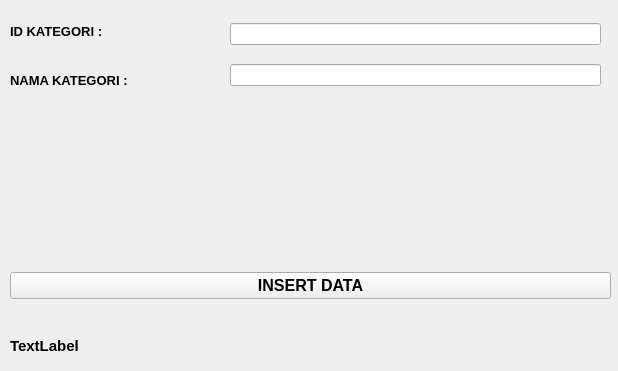
<?xml version="1.0" encoding="UTF-8"?>
<ui version="4.0">
 <class>kategori</class>
 <widget class="QWidget" name="kategori">
  <property name="geometry">
   <rect>
    <x>0</x>
    <y>0</y>
    <width>618</width>
    <height>371</height>
   </rect>
  </property>
  <property name="windowTitle">
   <string>Form</string>
  </property>
  <widget class="QWidget" name="horizontalLayoutWidget">
   <property name="geometry">
    <rect>
     <x>10</x>
     <y>250</y>
     <width>601</width>
     <height>71</height>
    </rect>
   </property>
   <layout class="QHBoxLayout" name="horizontalLayout">
    <item>
     <widget class="QPushButton" name="pushButtonInsert">
      <property name="font">
       <font>
        <pointsize>12</pointsize>
        <weight>75</weight>
        <bold>true</bold>
       </font>
      </property>
      <property name="text">
       <string>INSERT DATA</string>
      </property>
     </widget>
    </item>
   </layout>
  </widget>
  <widget class="QLabel" name="labelResult">
   <property name="geometry">
    <rect>
     <x>10</x>
     <y>330</y>
     <width>601</width>
     <height>31</height>
    </rect>
   </property>
   <property name="font">
    <font>
     <pointsize>11</pointsize>
     <weight>75</weight>
     <bold>true</bold>
    </font>
   </property>
   <property name="text">
    <string>TextLabel</string>
   </property>
  </widget>
  <widget class="QWidget" name="">
   <property name="geometry">
    <rect>
     <x>10</x>
     <y>10</y>
     <width>201</width>
     <height>91</height>
    </rect>
   </property>
   <layout class="QVBoxLayout" name="verticalLayout">
    <item>
     <widget class="QLabel" name="labelId">
      <property name="font">
       <font>
        <pointsize>10</pointsize>
        <weight>75</weight>
        <bold>true</bold>
       </font>
      </property>
      <property name="text">
       <string>ID KATEGORI :</string>
      </property>
     </widget>
    </item>
    <item>
     <widget class="QLabel" name="labelName">
      <property name="font">
       <font>
        <pointsize>10</pointsize>
        <weight>75</weight>
        <bold>true</bold>
       </font>
      </property>
      <property name="text">
       <string>NAMA KATEGORI :</string>
      </property>
     </widget>
    </item>
   </layout>
  </widget>
  <widget class="QWidget" name="">
   <property name="geometry">
    <rect>
     <x>230</x>
     <y>10</y>
     <width>371</width>
     <height>91</height>
    </rect>
   </property>
   <layout class="QVBoxLayout" name="verticalLayout_2">
    <item>
     <widget class="QLineEdit" name="lineEditId"/>
    </item>
    <item>
     <widget class="QLineEdit" name="lineEditName"/>
    </item>
   </layout>
  </widget>
 </widget>
 <resources/>
 <connections/>
</ui>
